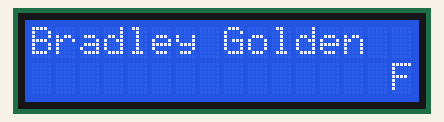
Recording of a sketch running on a simulated Arduino Uno, built with avr-gcc and run on an emulated ATmega328P. On the bench: 16×2 character LCD.

Above: at 0.37 s.
At 5.31 s:
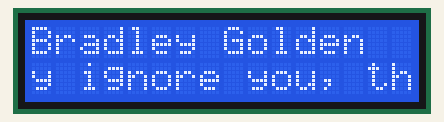
At 10.27 s:
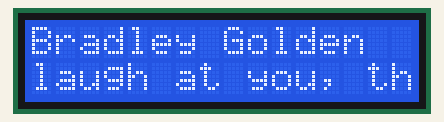
At 20.26 s:
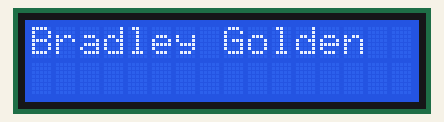
At 30.05 s:
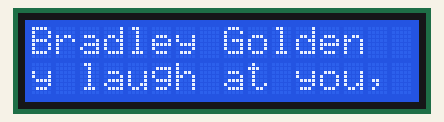
At 39.74 s:
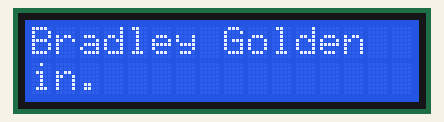

The sketch:

lab3.ino
```cpp
/*

  First line display static text
  Second line scrolls a quote

 Reference: http://arduino.cc/en/Tutorial/LiquidCrystal
 https://nishantarora.in/tutorial-arduino-16x2-lcd-how-to-scroll-only-one-line-at-a-time-while-keeping-the-other-constant.naml

 The circuit:
 * LCD RS pin to digital pin 12
 * LCD Enable pin to digital pin 11
 * LCD D4 pin to digital pin 5
 * LCD D5 pin to digital pin 4
 * LCD D6 pin to digital pin 3
 * LCD D7 pin to digital pin 2
 * LCD R/W pin to ground
 * 10K resistor:
 * ends to +5V and ground
 * wiper to LCD VO pin (pin 3)
*/

// include the library
#include <LiquidCrystal.h>

// init the lcd display according to the circuit
LiquidCrystal lcd(12, 11, 5, 4, 3, 2);

//set up screen width
int screenWidth = 16;
int screenHeight = 2;

// the two lines
// name = static text
String name = "Bradley Golden";
// quote = scrolling text
String quote = "First they ignore you, then they laugh at you, then they fight you, then you win.";

// flags
int stringStart, stringStop = 0;
int scrollCursor = screenWidth;

void setup() {
  lcd.begin(screenWidth,screenHeight);
}

void loop() {
  //set static text
  lcd.setCursor(0, 0);
  lcd.print(name);

  //set scrolling text
  lcd.setCursor(scrollCursor, 1);
  lcd.print(quote.substring(stringStart,stringStop));
  delay(200);
  lcd.clear();

  if(stringStart == 0 && scrollCursor > 0){
    scrollCursor--;
    stringStop++;

  } else if (stringStart == stringStop){
    stringStart = stringStop = 0;
    scrollCursor = screenWidth;

  } else if (stringStop == quote.length() && scrollCursor == 0) {
    stringStart++;

  } else {
    stringStart++;
    stringStop++;
  }
}
```

Measured:
- what the display in image 3 shows lasts 0.4 s, from 20.1 s to 20.5 s
